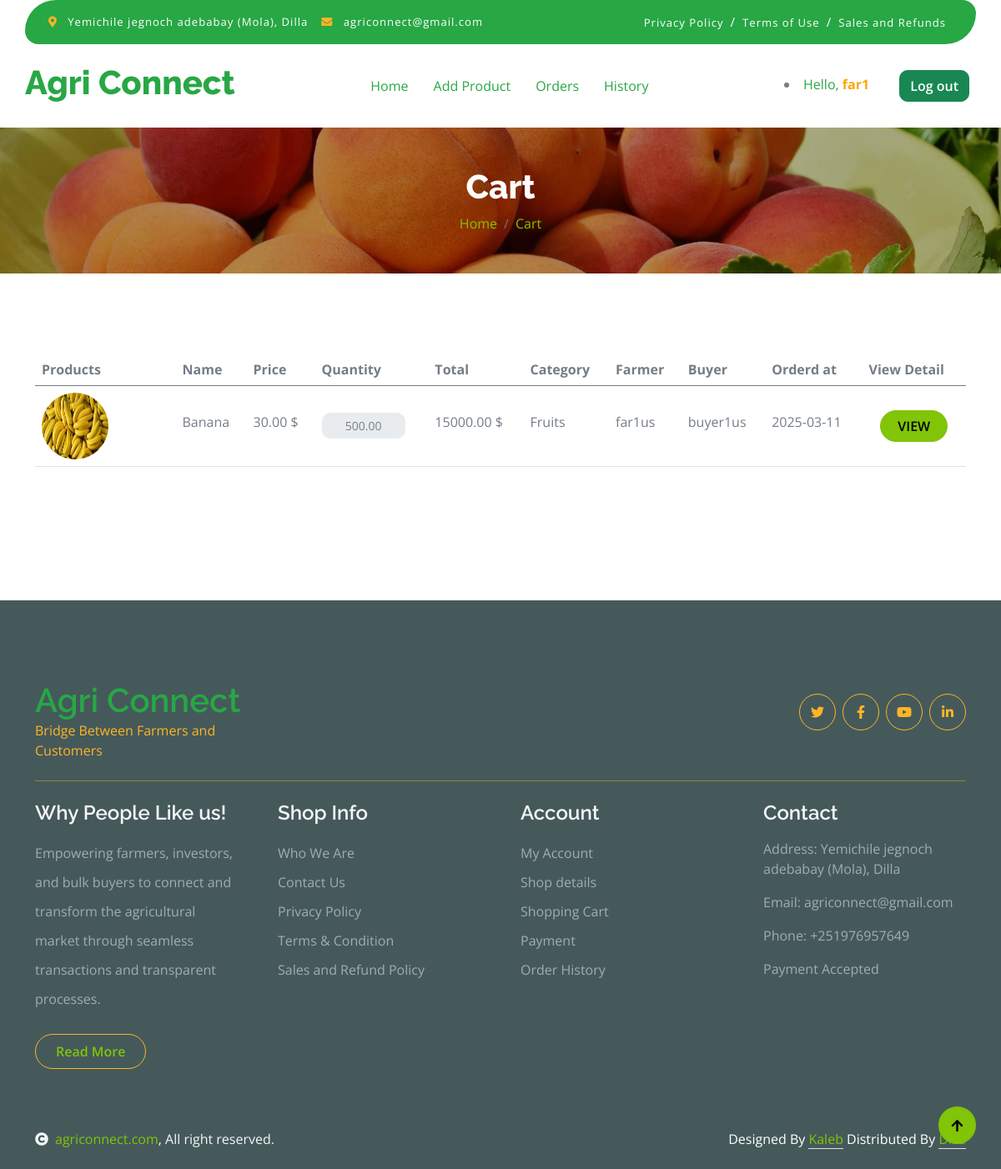
Screenshot of /cart/ (signed in) with the database file from the repository.
### app/models.py (models this page shows, shortened)
class CustomUser(AbstractUser):
    STATUS = (
        ('farmer', 'Farmer'),
        ('buyer', 'Buyer'),
    )
    REGIONS = (
        ('Addis Ababa', 'Addis Ababa'),
        ('Afar', 'Afar'),
        ('Amhara', 'Amhara'),
        ('Benishangul-Gumuz', 'Benishangul-Gumuz'),
        ('Dire Dawa', 'Dire Dawa'),
        ('Gambela', 'Gambela'),
        ('Harari', 'Harari'),
        ('Oromia', 'Oromia'),
        ('Sidama', 'Sidama'),
        ('SNNP', 'SNNP'),
        ('Somali', 'Somali'),
        ('Tigray', 'Tigray'),
    )
    email = models.EmailField(unique=True)
    role = models.CharField("Role", max_length=100, choices=STATUS, default='none', blank=True)
    first_name = models.CharField(max_length=100)
    last_name = models.CharField(max_length=100)
    region = models.CharField(max_length=100, choices=REGIONS)
    zone = models.CharField(max_length=100)
    phone = models.CharField(max_length=20)
    is_activated = models.BooleanField(default=False)
    is_agreed = models.BooleanField(default=True)
    def __str__(self):
        return self.username

class Cart(models.Model):
    product_id = models.CharField(max_length=15, unique=True, editable=False)
    order_name = models.CharField(max_length=200)
    order_quantity = models.DecimalField(max_digits=10, decimal_places=2, default=0.00)
    order_price = models.DecimalField(max_digits=10, decimal_places=2, default=0.00)
    order_image = models.ImageField(upload_to='products/', null=True, blank=True)
    order_category =models.CharField(max_length=20)
    total_price = models.DecimalField(max_digits=10, decimal_places=2, default=0.00)
    created_at = models.DateTimeField()
    ordered_at = models.DateTimeField()
    farmer = models.ForeignKey(
        settings.AUTH_USER_MODEL,
        related_name='farmer_order',
        on_delete=models.SET_NULL,
        null=True,
        blank=True,
        limit_choices_to={'role': 'farmer'}
    )
    buyer = models.ForeignKey(
        settings.AUTH_USER_MODEL,
        related_name='buyer_order',
        on_delete=models.SET_NULL,
        null=True,
        blank=True,
        limit_choices_to={'role': 'buyer'}
    )

### app/views.py (the view)
# urls.py: path('cart/', views.cart, name='cart'),
@login_required
def cart(request):
    if hasattr(request.user, 'role'):  # Ensure the user has a role attribute
        if request.user.role == 'buyer':
            cart_items = Cart.objects.filter(buyer=request.user)
        elif request.user.role == 'farmer':
            cart_items = Cart.objects.filter(farmer=request.user)
        else:
            cart_items = Cart.objects.none()  # Return an empty queryset if role is undefined
    else:
        cart_items = Cart.objects.none()  # Handle cases where the role attribute is missing
    return render(request, 'buyer/cart.html', {'cart_items': cart_items})

### app/templates/buyer/cart.html (shortened to what this page needs)
{% extends 'include/navbar.html' %}
{% block content %}
{% load static %}
<div class="container-fluid page-header py-5">
    <h1 class="text-center text-white display-6">Cart</h1>
    <ol class="breadcrumb justify-content-center mb-0">
        <li class="breadcrumb-item"><a href="{% url 'product_list' %}">Home</a></li>
        <li class="breadcrumb-item"><a href="{% url 'cart' %}#cart">Cart</a></li>
    </ol>
</div>
<div class="container-fluid py-5">
    <div class="container py-5">
        <div class="table-responsive">
            <table class="table">
                <thead>
                    <tr>
                        <th scope="col">Products</th>
                        <th scope="col">Name</th>
                        <th scope="col">Price</th>
                        <th scope="col">Quantity</th>
                        <th scope="col">Total</th>
                        <th scope="col">Category</th>
                        <th scope="col">Farmer</th>
                        <th scope="col">Buyer</th>
                        <th scope="col">Orderd at</th>
                        {% if user.role == 'buyer' %}
                        <th scope="col">Payment</th>
                        {% elif user.role == 'farmer' %}
                        <th scope="col">View Detail</th>
                        {% endif %}
                    </tr>
                </thead>
                <tbody>
                    {% for item in cart_items %}
                    <tr>
                        <th scope="row">
                            <div class="d-flex align-items-center">
                                <img src="{{ item.order_image.url }}" class="img-fluid me-5 rounded-circle" style="width: 80px; height: 80px;" alt="{{ item.order_name }}">
                            </div>
                        </th>
                        <td>
                            <p class="mb-0 mt-4">{{ item.order_name }}</p>
                        </td>
                        <td>
                            <p class="mb-0 mt-4">{{ item.order_price }} $</p>
                        </td>
                        <td>
                            <div class="input-group quantity mt-4" style="width: 100px;">
                                <input type="text" class="form-control form-control-sm text-center border-0" value="{{ item.order_quantity }}" readonly>
                            </div>
                        </td>
                        <td>
                            <p class="mb-0 mt-4">{{ item.total_price }} $</p>
                        </td>
                        <td>
                            <p class="mb-0 mt-4">{{ item.order_category }}
                            </p>
                        </td>
                        <td>
                            <p class="mb-0 mt-4">{{ item.farmer }}</p>
                        </td>
                        <td>
                            <p class="mb-0 mt-4">{{ item.buyer }}</p>
                        </td>
                        <td>
                            <p class="mb-0 mt-4">{{ item.ordered_at|date:"Y-m-d" }}</p>
                        </td>
                        {% if user.role == 'buyer' %}
                        <td class="text-center align-middle">
                            <a href="{% url 'payment_detail' item.id %}#payment_detail" class="btn btn-primary w-75 rounded-pill text-uppercase fw-semibold">Pay</a>
                        </td>
                        {% elif user.role == 'farmer' %}
                        <td class="text-center align-middle">
                            <a href="{% url 'payment_detail' item.id %}#payment_detail" class="btn btn-primary w-75 rounded-pill text-uppercase fw-semibold">View</a>
                        </td>
                        {% endif %}
                    </tr>
                    {% endfor %}
                </tbody>
            </table>
        </div>
    </div>
</div>
{% include 'include/footer.html' %}
{% include 'include/copyright.html' %}
<a href="#" class="btn btn-primary border-3 border-primary rounded-circle back-to-top"><i class="fa fa-arrow-up"></i></a>
{% endblock %}

### app/templates/include/navbar.html (shortened to what this page needs)
{% load static %}
<head>
    <link rel="stylesheet" href="https://use.fontawesome.com/releases/v5.15.4/css/all.css"/>
    <link href="https://cdn.jsdelivr.net/npm/bootstrap-icons@1.4.1/font/bootstrap-icons.css" rel="stylesheet">
    <link href="{% static 'lib/lightbox/css/lightbox.min.css'%}" rel="stylesheet">
    <link href="{% static 'lib/owlcarousel/assets/owl.carousel.min.css'%}" rel="stylesheet">
    <link href="{% static 'css/bootstrap.min.css'%}" rel="stylesheet">
    <link href="{% static 'css/style.css'%}" rel="stylesheet">
</head>
</body>
<div class="container-fluid fixed-top">
    <div class="container topbar green d-none d-lg-block">
        <div class="d-flex justify-content-between">
            <div class="top-info ps-2">
                <small class="me-3"><i class="fas fa-map-marker-alt me-2 text-secondary"></i>
                    <a href="#" class="text-white text-decoration-none">Yemichile jegnoch adebabay (Mola), Dilla</a>
                </small>
                <small class="me-3"><i class="fas fa-envelope me-2 text-secondary"></i>
                    <a href="#" class="text-white text-decoration-none">agriconnect@gmail.com</a>
                </small>
            </div>
            <div class="top-link pe-2">
                <a href="{% url 'policy' %}" class="text-white text-decoration-none"><small class="text-white mx-2">Privacy Policy</small>/</a>
                <a href="{% url 'policy' %}" class="text-white text-decoration-none"><small class="text-white mx-2">Terms of Use</small>/</a>
                <a href="{% url 'policy' %}" class="text-white text-decoration-none"><small class="text-white mx-2">Sales and Refunds</small></a>
            </div>
        </div>
    </div>
    <div class="container px-0">
        <nav class="navbar navbar-light bg-white navbar-expand-xl">
            <a href="{% url 'product_list' %}" class="navbar-brand">
                <h1 class="text-green display-6">Agri Connect</h1>
            </a>
            <div class="collapse navbar-collapse bg-white" id="navbarCollapse">
                <div class="navbar-nav mx-auto">
                    <a href="{% url 'product_list' %}" class="nav-item nav-link text-green active">Home</a>
                    {% if user.role == 'farmer' %}
                    <a href="{% url 'add_product' %}" class="nav-item nav-link text-green">Add Product</a>
                    <a href="{% url 'cart' %}" class="nav-item nav-link text-green">Orders</a>
                    <a href="{% url 'paid' %}#paid" class="nav-item nav-link text-green">History</a>
                    {% endif %}
                </div>
                <div class="d-flex m-3 me-0">
                    <div class="my-auto">
                        {% if user.is_authenticated %}
                        <li class="nav-item">
                            <span class="me-3 text-green">Hello,<span class="me-3" style="color: orange; font-weight: bold;"> {{ user.first_name }}</span></span>
                            <a href="{% url 'logout' %}" class="btn btn-success me-2">Log out</a>
                        </li>
                        {% else %}
                        <a href="{% url 'register' %}" class="btn btn-success me-2">Sign Up</a>
                        <a href="{% url 'login' %}" class="btn btn-outline-success">Log In</a>
                        {% endif %}
                    </div>
                </div>
            </div>
        </nav>
    </div>
</div>
{% block content %}
{% endblock %}

### static/css/style.css (style rules this page uses)
.green { background-color: #28a745 !important; }
.text-green { color: #28a745 !important; }
.back-to-top { position: fixed; right: 30px; bottom: 30px; display: flex; width: 45px; height: 45px; align-items: center; justify-content: center; transition: 0.5s; z-index: 99; }
.btn { font-weight: 600; transition: .5s; }
.fixed-top { transition: 0.5s; background: var(--bs-white); border: 0; }
.topbar { padding: 20px; border-radius: 230px 100px; }
.topbar .top-info { font-size: 15px; line-height: 0; letter-spacing: 1px; display: flex; align-items: center; }
.topbar .top-link { font-size: 15px; line-height: 0; letter-spacing: 1px; display: flex; align-items: center; }
.topbar .top-link a { letter-spacing: 1px; }
.navbar .navbar-nav .nav-link { padding: 10px 15px; font-size: 16px; transition: .5s; }
.navbar { height: 100px; border-bottom: 1px solid rgba(255, 255, 255, .1); }
.navbar .navbar-nav .nav-link:hover, .navbar .navbar-nav .nav-link.active, .fixed-top.bg-white .navbar .navbar-nav .nav-link:hover, .fixed-top.bg-white .navbar .navbar-nav .nav-link.active { color: var(--bs-primary); }
.page-header { position: relative; background: linear-gradient(rgba(0, 0, 0, 0.3), rgba(0, 0, 0, 0.3)), url(../img/cart-page-header-img.jpg); background-position: center center; background-repeat: no-repeat; background-size: cover; }
@media (min-width: 992px) { .hero-header, .page-header { margin-top: 152px !important; } }

### rows the page displays
CustomUser: first_name "far1"
Cart: order_image (picture), order_name "Banana", order_price "30.00", order_quantity "500.00", total_price "15000.00", order_category "Fruits", farmer "far1us", buyer "buyer1us", ordered_at "2025-03-11"
